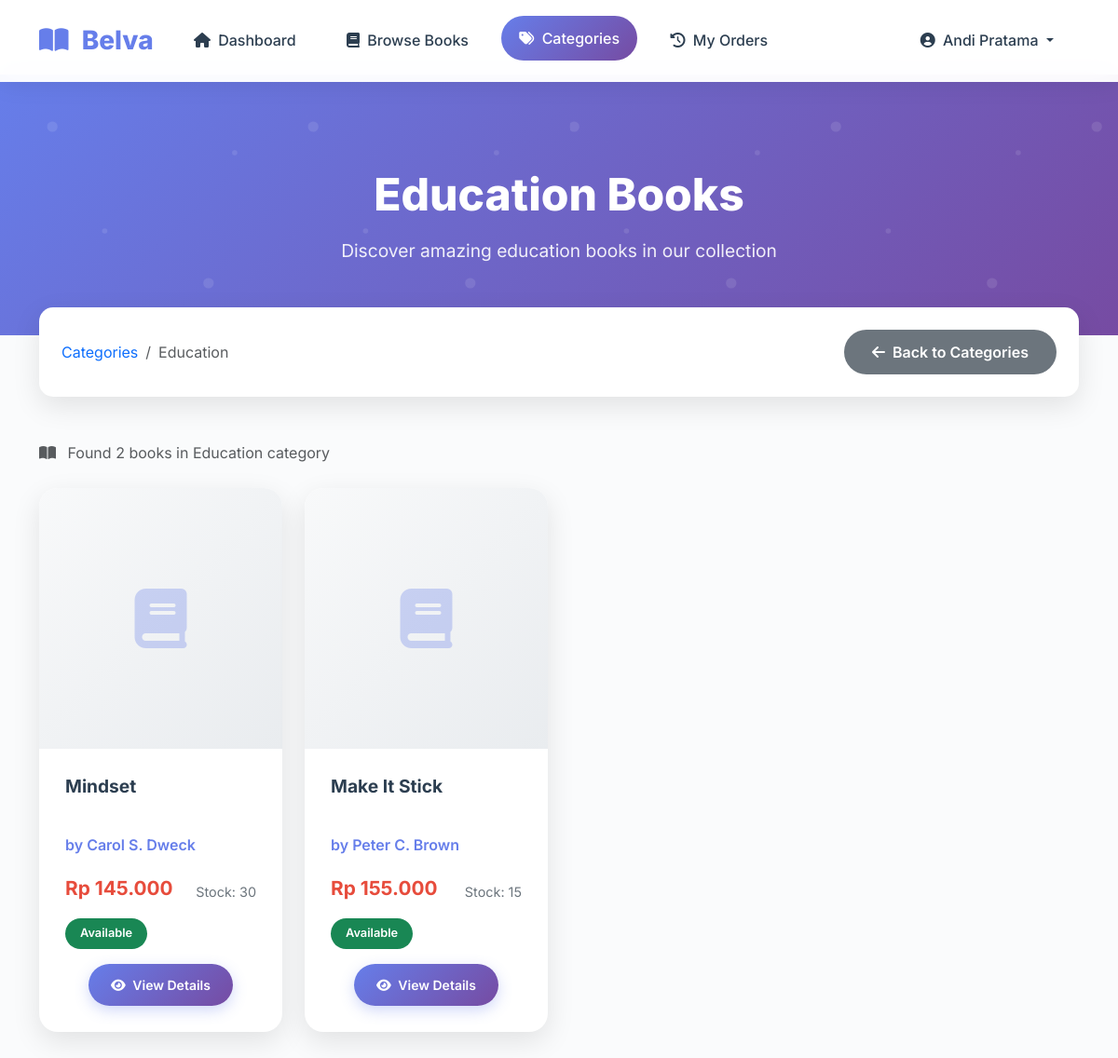
Before: /user/categories.php?category=7 (signed in) with the older database file.
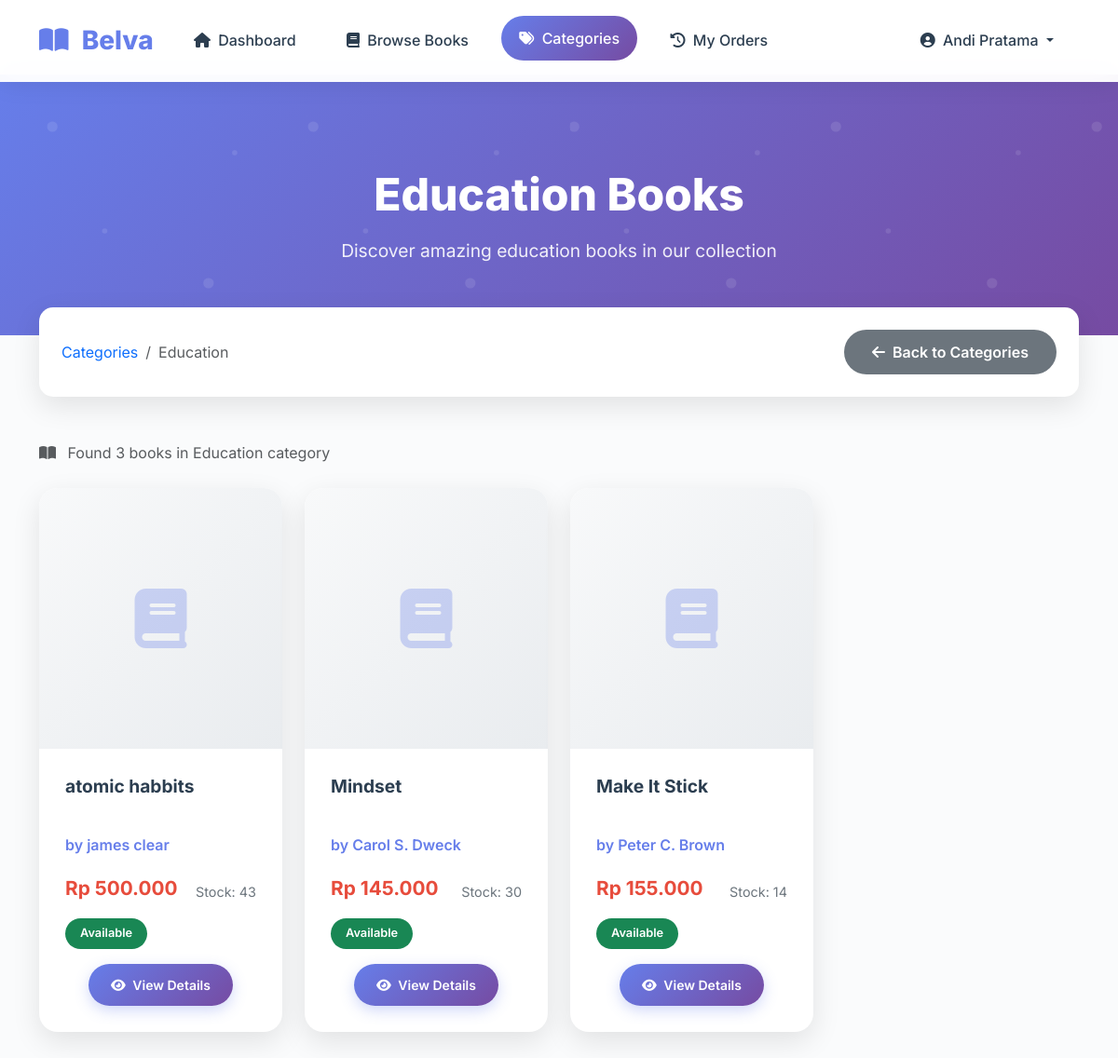
After: the same page with the newer database file.
### tables this page shows
CREATE TABLE `books` (
  `id` int(11) NOT NULL,
  `title` varchar(200) NOT NULL,
  `author` varchar(100) NOT NULL,
  `category_id` int(11) DEFAULT NULL,
  `description` text DEFAULT NULL,
  `price` decimal(10,2) NOT NULL,
  `stock` int(11) DEFAULT 0,
  `image` varchar(255) DEFAULT NULL,
  `created_at` timestamp NOT NULL DEFAULT current_timestamp()
);

### src/config/database.php (called while the page is built, shortened)
<?php
function formatRupiah($amount) {
    return "Rp " . number_format($amount, 0, ',', '.');
}
?>

### src/user/categories.php (the view, shortened to what the changed rows need)
<?php
require_once '../config/database.php';
$pdo = getConnection();
$selected_category = isset($_GET['category']) ? $_GET['category'] : null;
$categories = $pdo->query("SELECT * FROM categories ORDER BY name")->fetchAll(PDO::FETCH_ASSOC);
if ($selected_category) {
    $stmt = $pdo->prepare("SELECT b.*, c.name as category_name FROM books b
                           LEFT JOIN categories c ON b.category_id = c.id
                           WHERE b.category_id = ? ORDER BY b.created_at DESC");
    $stmt->execute([$selected_category]);
    $books = $stmt->fetchAll(PDO::FETCH_ASSOC);
    $stmt = $pdo->prepare("SELECT name FROM categories WHERE id = ?");
    $stmt->execute([$selected_category]);
    $category_name = $stmt->fetchColumn();
} else {
    $books = [];
    $category_name = null;
}
?>
<!DOCTYPE html>
<html lang="en">
<head>
    <link href="https://cdn.jsdelivr.net/npm/bootstrap@5.3.0/dist/css/bootstrap.min.css" rel="stylesheet">
    <link href="https://cdnjs.cloudflare.com/ajax/libs/font-awesome/6.0.0/css/all.min.css" rel="stylesheet">
</head>
<body>
    <?php if (!$selected_category): ?>
        <section class="page-header">
            <div class="container">
                <div class="text-center">
                    <h1 class="page-title">Book Categories</h1>
                    <p class="page-subtitle">Explore books by category and find exactly what you're looking for</p>
                </div>
            </div>
        </section>
        <div class="container">
            <div style="margin: 3rem 0;">
                <div class="row g-4">
                    <?php
                    $category_icons = [
                        'Technology' => 'fas fa-laptop-code',
                        'Fiction' => 'fas fa-magic',
                        'Biography' => 'fas fa-user-circle',
                        'Science' => 'fas fa-flask',
                        'History' => 'fas fa-landmark',
                        'Business' => 'fas fa-briefcase',
                        'Art' => 'fas fa-palette',
                        'Sports' => 'fas fa-running',
                        'Travel' => 'fas fa-globe-americas',
                        'Cooking' => 'fas fa-utensils'
                    ];
                    ?>
                    <?php foreach ($categories as $category): ?>
                        <div class="col-lg-3 col-md-6">
                            <div class="category-card">
                                <div class="category-icon-container">
                                    <i class="<?= $category_icons[$category['name']] ?? 'fas fa-book' ?> category-icon"></i>
                                </div>
                                <div class="category-body text-center">
                                    <h5 class="category-title"><?= htmlspecialchars($category['name']) ?></h5>
                                    <p class="category-description"><?= htmlspecialchars($category['description']) ?></p>
                                    <a href="categories.php?category=<?= $category['id'] ?>" class="btn btn-primary">
                                        <i class="fas fa-arrow-right me-2"></i>Explore Books
                                    </a>
                                </div>
                            </div>
                        </div>
                    <?php endforeach; ?>
                </div>
            </div>
        </div>
    <?php else: ?>
        <section class="page-header">
            <div class="container">
                <div class="text-center">
                    <h1 class="page-title"><?= htmlspecialchars($category_name) ?> Books</h1>
                    <p class="page-subtitle">Discover amazing <?= strtolower(htmlspecialchars($category_name)) ?> books in our collection</p>
                </div>
            </div>
        </section>
        <div class="container">
            <div class="breadcrumb-section">
                <div class="d-flex justify-content-between align-items-center">
                    <nav aria-label="breadcrumb">
                        <ol class="breadcrumb mb-0">
                            <li class="breadcrumb-item"><a href="categories.php" class="text-decoration-none">Categories</a></li>
                            <li class="breadcrumb-item active" aria-current="page"><?= htmlspecialchars($category_name) ?></li>
                        </ol>
                    </nav>
                    <a href="categories.php" class="btn btn-secondary">
                        <i class="fas fa-arrow-left me-2"></i>Back to Categories
                    </a>
                </div>
            </div>
            <div class="mb-4">
                <p class="text-muted">
                    <i class="fas fa-book-open me-2"></i>
                    Found <?= count($books) ?> book<?= count($books) != 1 ? 's' : '' ?> in <?= htmlspecialchars($category_name) ?> category
                </p>
            </div>
            <div class="row g-4">
                <?php if (empty($books)): ?>
                    <div class="col-12">
                        <div class="text-center py-5">
                            <i class="fas fa-book-open" style="font-size: 4rem; color: #dee2e6; margin-bottom: 1rem;"></i>
                            <h4 class="text-muted">No books found in this category</h4>
                            <p class="text-muted">Check back soon for new additions to our <?= htmlspecialchars($category_name) ?> collection</p>
                            <a href="categories.php" class="btn btn-primary">
                                <i class="fas fa-tags me-2"></i>Browse Other Categories
                            </a>
                        </div>
                    </div>
                <?php else: ?>
                    <?php foreach ($books as $book): ?>
                        <div class="col-lg-3 col-md-6">
                            <div class="book-card">
                                <div class="book-image-container">
                                    <?php if (!empty($book['image'])): ?>
                                        <div class="book-placeholder" style="display: none;">
                                        </div>
                                    <?php else: ?>
                                        <div class="book-placeholder">
                                            <i class="fas fa-book"></i>
                                        </div>
                                    <?php endif; ?>
                                </div>
                                <div class="book-card-body">
                                    <h5 class="book-title"><?= htmlspecialchars($book['title']) ?></h5>
                                    <p class="book-author">by <?= htmlspecialchars($book['author']) ?></p>
                                    <div class="d-flex justify-content-between align-items-center mt-3">
                                        <div class="book-price"><?= formatRupiah($book['price']) ?></div>
                                        <small class="book-stock">Stock: <?= $book['stock'] ?></small>
                                    </div>
                                    <div class="d-flex justify-content-between align-items-center mt-2">
                                        <?php if ($book['stock'] > 0): ?>
                                            <span class="stock-badge bg-success text-white">Available</span>
                                        <?php else: ?>
                                            <span class="stock-badge bg-danger text-white">Out of Stock</span>
                                        <?php endif; ?>
                                    </div>
                                    <div class="mt-3 text-center">
                                        <a href="book_detail.php?id=<?= $book['id'] ?>" class="btn btn-primary btn-sm px-4">
                                            <i class="fas fa-eye me-1"></i> View Details
                                        </a>
                                    </div>
                                </div>
                            </div>
                        </div>
                    <?php endforeach; ?>
                <?php endif; ?>
            </div>
        </div>
    <?php endif; ?>
</body>
</html>

Changed rows visible on the page:
added books: title "atomic habbits", author "james clear", price "Rp 500.000", stock "43", shows "Available"
changed books "Rp 155.000": stock "15" → "14"
Other visible differences:
count($books): "2" → "3"
